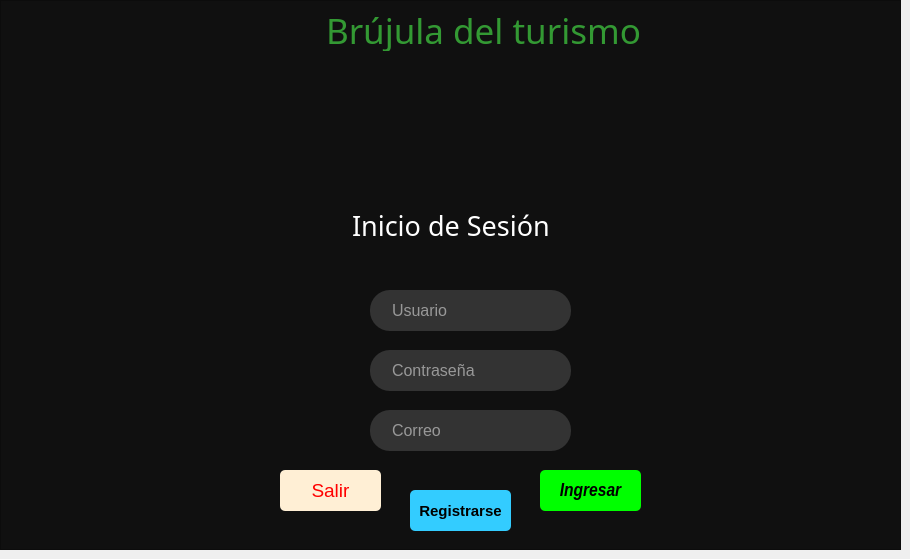
     <widget class="QWidget" name="Login">
      <widget class="QFrame" name="frame_2">
       <property name="enabled">
        <bool>true</bool>
       </property>
       <property name="geometry">
        <rect>
         <x>0</x>
         <y>0</y>
         <width>901</width>
         <height>550</height>
        </rect>
       </property>
       <property name="styleSheet">
        <string notr="true">background: #101010;</string>
       </property>
       <property name="frameShape">
        <enum>QFrame::StyledPanel</enum>
       </property>
       <property name="frameShadow">
        <enum>QFrame::Raised</enum>
       </property>
       <widget class="QLabel" name="label">
        <property name="geometry">
         <rect>
          <x>280</x>
          <y>10</y>
          <width>431</width>
          <height>41</height>
         </rect>
        </property>
        <property name="font">
         <font>
          <family>Droid Sans</family>
          <pointsize>-1</pointsize>
         </font>
        </property>
        <property name="styleSheet">
         <string notr="true">text-align: center;
color: #393;
margin: 0 auto;
font-size: 35px;
font-family: 'Droid Sans';</string>
        </property>
        <property name="text">
         <string>Brújula del turismo</string>
        </property>
       </widget>
       <widget class="QLineEdit" name="usernameBox">
        <property name="geometry">
         <rect>
          <x>370</x>
          <y>290</y>
          <width>201</width>
          <height>41</height>
         </rect>
        </property>
        <property name="palette">
         <palette>
          <active>
           <colorrole role="WindowText">
            <brush brushstyle="SolidPattern">
             <color alpha="255">
              <red>254</red>
              <green>254</green>
              <blue>254</blue>
             </color>
            </brush>
           </colorrole>
           <colorrole role="Button">
            <brush brushstyle="SolidPattern">
             <color alpha="255">
              <red>51</red>
              <green>51</green>
              <blue>51</blue>
             </color>
            </brush>
           </colorrole>
           <colorrole role="Text">
            <brush brushstyle="SolidPattern">
             <color alpha="255">
              <red>254</red>
              <green>254</green>
              <blue>254</blue>
             </color>
            </brush>
           </colorrole>
           <colorrole role="ButtonText">
            <brush brushstyle="SolidPattern">
             <color alpha="255">
              <red>254</red>
              <green>254</green>
              <blue>254</blue>
             </color>
            </brush>
           </colorrole>
           <colorrole role="Base">
            <brush brushstyle="SolidPattern">
             <color alpha="255">
              <red>51</red>
              <green>51</green>
              <blue>51</blue>
             </color>
            </brush>
           </colorrole>
           <colorrole role="Window">
            <brush brushstyle="SolidPattern">
             <color alpha="255">
              <red>51</red>
              <green>51</green>
              <blue>51</blue>
             </color>
            </brush>
           </colorrole>
           <colorrole role="PlaceholderText">
            <brush brushstyle="SolidPattern">
             <color alpha="128">
              <red>254</red>
              <green>254</green>
              <blue>254</blue>
             </color>
            </brush>
           </colorrole>
          </active>
          <inactive>
           <colorrole role="WindowText">
            <brush brushstyle="SolidPattern">
             <color alpha="255">
              <red>254</red>
              <green>254</green>
              <blue>254</blue>
             </color>
            </brush>
           </colorrole>
           <colorrole role="Button">
            <brush brushstyle="SolidPattern">
             <color alpha="255">
              <red>51</red>
              <green>51</green>
              <blue>51</blue>
             </color>
            </brush>
           </colorrole>
           <colorrole role="Text">
            <brush brushstyle="SolidPattern">
             <color alpha="255">
              <red>254</red>
              <green>254</green>
              <blue>254</blue>
             </color>
            </brush>
           </colorrole>
           <colorrole role="ButtonText">
            <brush brushstyle="SolidPattern">
             <color alpha="255">
              <red>254</red>
              <green>254</green>
              <blue>254</blue>
             </color>
            </brush>
           </colorrole>
           <colorrole role="Base">
            <brush brushstyle="SolidPattern">
             <color alpha="255">
              <red>51</red>
              <green>51</green>
              <blue>51</blue>
             </color>
            </brush>
           </colorrole>
           <colorrole role="Window">
            <brush brushstyle="SolidPattern">
             <color alpha="255">
              <red>51</red>
              <green>51</green>
              <blue>51</blue>
             </color>
            </brush>
           </colorrole>
           <colorrole role="PlaceholderText">
            <brush brushstyle="SolidPattern">
             <color alpha="128">
              <red>254</red>
              <green>254</green>
              <blue>254</blue>
             </color>
            </brush>
           </colorrole>
          </inactive>
          <disabled>
           <colorrole role="WindowText">
            <brush brushstyle="SolidPattern">
             <color alpha="255">
              <red>254</red>
              <green>254</green>
              <blue>254</blue>
             </color>
            </brush>
           </colorrole>
           <colorrole role="Button">
            <brush brushstyle="SolidPattern">
             <color alpha="255">
              <red>51</red>
              <green>51</green>
              <blue>51</blue>
             </color>
            </brush>
           </colorrole>
           <colorrole role="Text">
            <brush brushstyle="SolidPattern">
             <color alpha="255">
              <red>254</red>
              <green>254</green>
              <blue>254</blue>
             </color>
            </brush>
           </colorrole>
           <colorrole role="ButtonText">
            <brush brushstyle="SolidPattern">
             <color alpha="255">
              <red>254</red>
              <green>254</green>
              <blue>254</blue>
             </color>
            </brush>
           </colorrole>
           <colorrole role="Base">
            <brush brushstyle="SolidPattern">
             <color alpha="255">
              <red>51</red>
              <green>51</green>
              <blue>51</blue>
             </color>
            </brush>
           </colorrole>
           <colorrole role="Window">
            <brush brushstyle="SolidPattern">
             <color alpha="255">
              <red>51</red>
              <green>51</green>
              <blue>51</blue>
             </color>
            </brush>
           </colorrole>
           <colorrole role="PlaceholderText">
            <brush brushstyle="SolidPattern">
             <color alpha="128">
              <red>254</red>
              <green>254</green>
              <blue>254</blue>
             </color>
            </brush>
           </colorrole>
          </disabled>
         </palette>
        </property>
        <property name="font">
         <font>
          <pointsize>12</pointsize>
          <kerning>true</kerning>
         </font>
        </property>
        <property name="layoutDirection">
         <enum>Qt::LeftToRight</enum>
        </property>
        <property name="styleSheet">
         <string notr="true">padding-left: 20px;
padding-right: 20px;
border-radius: 20px;
background: #333;
color: #fefefe;</string>
        </property>
        <property name="text">
         <string/>
        </property>
        <property name="frame">
         <bool>false</bool>
        </property>
        <property name="cursorPosition">
         <number>0</number>
        </property>
        <property name="placeholderText">
         <string>Usuario</string>
        </property>
        <property name="cursorMoveStyle">
         <enum>Qt::LogicalMoveStyle</enum>
        </property>
       </widget>
       <widget class="QLineEdit" name="passwordBox">
        <property name="geometry">
         <rect>
          <x>370</x>
          <y>350</y>
          <width>201</width>
          <height>41</height>
         </rect>
        </property>
        <property name="palette">
         <palette>
          <active>
           <colorrole role="WindowText">
            <brush brushstyle="SolidPattern">
             <color alpha="255">
              <red>254</red>
              <green>254</green>
              <blue>254</blue>
             </color>
            </brush>
           </colorrole>
           <colorrole role="Button">
            <brush brushstyle="SolidPattern">
             <color alpha="255">
              <red>51</red>
              <green>51</green>
              <blue>51</blue>
             </color>
            </brush>
           </colorrole>
           <colorrole role="Text">
            <brush brushstyle="SolidPattern">
             <color alpha="255">
              <red>254</red>
              <green>254</green>
              <blue>254</blue>
             </color>
            </brush>
           </colorrole>
           <colorrole role="ButtonText">
            <brush brushstyle="SolidPattern">
             <color alpha="255">
              <red>254</red>
              <green>254</green>
              <blue>254</blue>
             </color>
            </brush>
           </colorrole>
           <colorrole role="Base">
            <brush brushstyle="SolidPattern">
             <color alpha="255">
              <red>51</red>
              <green>51</green>
              <blue>51</blue>
             </color>
            </brush>
           </colorrole>
           <colorrole role="Window">
            <brush brushstyle="SolidPattern">
             <color alpha="255">
              <red>51</red>
              <green>51</green>
              <blue>51</blue>
             </color>
            </brush>
           </colorrole>
           <colorrole role="PlaceholderText">
            <brush brushstyle="SolidPattern">
             <color alpha="128">
              <red>254</red>
              <green>254</green>
              <blue>254</blue>
             </color>
            </brush>
           </colorrole>
          </active>
          <inactive>
           <colorrole role="WindowText">
            <brush brushstyle="SolidPattern">
             <color alpha="255">
              <red>254</red>
              <green>254</green>
              <blue>254</blue>
             </color>
            </brush>
           </colorrole>
           <colorrole role="Button">
            <brush brushstyle="SolidPattern">
             <color alpha="255">
              <red>51</red>
              <green>51</green>
              <blue>51</blue>
             </color>
            </brush>
           </colorrole>
           <colorrole role="Text">
            <brush brushstyle="SolidPattern">
             <color alpha="255">
              <red>254</red>
              <green>254</green>
              <blue>254</blue>
             </color>
            </brush>
           </colorrole>
           <colorrole role="ButtonText">
            <brush brushstyle="SolidPattern">
             <color alpha="255">
              <red>254</red>
              <green>254</green>
              <blue>254</blue>
             </color>
            </brush>
           </colorrole>
           <colorrole role="Base">
            <brush brushstyle="SolidPattern">
             <color alpha="255">
              <red>51</red>
              <green>51</green>
              <blue>51</blue>
             </color>
            </brush>
           </colorrole>
           <colorrole role="Window">
            <brush brushstyle="SolidPattern">
             <color alpha="255">
              <red>51</red>
              <green>51</green>
              <blue>51</blue>
             </color>
            </brush>
           </colorrole>
           <colorrole role="PlaceholderText">
            <brush brushstyle="SolidPattern">
             <color alpha="128">
              <red>254</red>
              <green>254</green>
              <blue>254</blue>
             </color>
            </brush>
           </colorrole>
          </inactive>
          <disabled>
           <colorrole role="WindowText">
            <brush brushstyle="SolidPattern">
             <color alpha="255">
              <red>254</red>
              <green>254</green>
              <blue>254</blue>
             </color>
            </brush>
           </colorrole>
           <colorrole role="Button">
            <brush brushstyle="SolidPattern">
             <color alpha="255">
              <red>51</red>
              <green>51</green>
              <blue>51</blue>
             </color>
            </brush>
           </colorrole>
           <colorrole role="Text">
            <brush brushstyle="SolidPattern">
             <color alpha="255">
              <red>254</red>
              <green>254</green>
              <blue>254</blue>
             </color>
            </brush>
           </colorrole>
           <colorrole role="ButtonText">
            <brush brushstyle="SolidPattern">
             <color alpha="255">
              <red>254</red>
              <green>254</green>
              <blue>254</blue>
             </color>
            </brush>
           </colorrole>
           <colorrole role="Base">
            <brush brushstyle="SolidPattern">
             <color alpha="255">
              <red>51</red>
              <green>51</green>
              <blue>51</blue>
             </color>
            </brush>
           </colorrole>
           <colorrole role="Window">
            <brush brushstyle="SolidPattern">
             <color alpha="255">
              <red>51</red>
              <green>51</green>
              <blue>51</blue>
             </color>
            </brush>
           </colorrole>
           <colorrole role="PlaceholderText">
            <brush brushstyle="SolidPattern">
             <color alpha="128">
              <red>254</red>
              <green>254</green>
              <blue>254</blue>
             </color>
            </brush>
           </colorrole>
          </disabled>
         </palette>
        </property>
        <property name="font">
         <font>
          <pointsize>12</pointsize>
         </font>
        </property>
        <property name="layoutDirection">
         <enum>Qt::LeftToRight</enum>
        </property>
        <property name="styleSheet">
         <string notr="true">padding-left: 20px;
padding-right: 20px;
border-radius: 20px;
background: #333;
color: #fefefe;</string>
        </property>
        <property name="inputMethodHints">
         <set>Qt::ImhNone</set>
        </property>
        <property name="inputMask">
         <string/>
        </property>
        <property name="text">
         <string/>
        </property>
        <property name="frame">
         <bool>false</bool>
        </property>
        <property name="cursorPosition">
         <number>0</number>
        </property>
        <property name="placeholderText">
         <string>Contraseña</string>
        </property>
       </widget>
       <widget class="QPushButton" name="loginButton">
        <property name="geometry">
         <rect>
          <x>540</x>
          <y>470</y>
          <width>101</width>
          <height>41</height>
         </rect>
        </property>
        <property name="font">
         <font>
          <family>Arial Narrow</family>
          <pointsize>14</pointsize>
          <italic>true</italic>
          <bold>true</bold>
         </font>
        </property>
        <property name="styleSheet">
         <string notr="true">Padding: 1px;
Border-radius: 5px;
Background: #00FF00;
Color: #000000;</string>
        </property>
        <property name="text">
         <string>Ingresar</string>
        </property>
       </widget>
       <widget class="QPushButton" name="regButton">
        <property name="geometry">
         <rect>
          <x>410</x>
          <y>490</y>
          <width>101</width>
          <height>41</height>
         </rect>
        </property>
        <property name="font">
         <font>
          <pointsize>11</pointsize>
          <bold>true</bold>
         </font>
        </property>
        <property name="styleSheet">
         <string notr="true">Padding: 1px;
Border-radius: 5px;
background-color: #33CCFF;
Color: #000000;</string>
        </property>
        <property name="text">
         <string>Registrarse</string>
        </property>
       </widget>
       <widget class="QLabel" name="loginLabel">
        <property name="geometry">
         <rect>
          <x>380</x>
          <y>260</y>
          <width>331</width>
          <height>16</height>
         </rect>
        </property>
        <property name="font">
         <font>
          <pointsize>11</pointsize>
         </font>
        </property>
        <property name="styleSheet">
         <string notr="true">color: #0000FF;</string>
        </property>
        <property name="text">
         <string/>
        </property>
       </widget>
       <widget class="QLabel" name="label_7">
        <property name="geometry">
         <rect>
          <x>400</x>
          <y>60</y>
          <width>131</width>
          <height>131</height>
         </rect>
        </property>
        <property name="styleSheet">
         <string notr="true">border-radius: 110px;
background-image: url(:/logo2.jpg);</string>
        </property>
        <property name="text">
         <string/>
        </property>
       </widget>
       <widget class="QLineEdit" name="passwordBox_2">
        <property name="geometry">
         <rect>
          <x>370</x>
          <y>410</y>
          <width>201</width>
          <height>41</height>
         </rect>
        </property>
        <property name="palette">
         <palette>
          <active>
           <colorrole role="WindowText">
            <brush brushstyle="SolidPattern">
             <color alpha="255">
              <red>254</red>
              <green>254</green>
              <blue>254</blue>
             </color>
            </brush>
           </colorrole>
           <colorrole role="Button">
            <brush brushstyle="SolidPattern">
             <color alpha="255">
              <red>51</red>
              <green>51</green>
              <blue>51</blue>
             </color>
            </brush>
           </colorrole>
           <colorrole role="Text">
            <brush brushstyle="SolidPattern">
             <color alpha="255">
              <red>254</red>
              <green>254</green>
              <blue>254</blue>
             </color>
            </brush>
           </colorrole>
           <colorrole role="ButtonText">
            <brush brushstyle="SolidPattern">
             <color alpha="255">
              <red>254</red>
              <green>254</green>
              <blue>254</blue>
             </color>
            </brush>
           </colorrole>
           <colorrole role="Base">
            <brush brushstyle="SolidPattern">
             <color alpha="255">
              <red>51</red>
              <green>51</green>
              <blue>51</blue>
             </color>
            </brush>
           </colorrole>
           <colorrole role="Window">
            <brush brushstyle="SolidPattern">
             <color alpha="255">
              <red>51</red>
              <green>51</green>
              <blue>51</blue>
             </color>
            </brush>
           </colorrole>
           <colorrole role="PlaceholderText">
            <brush brushstyle="SolidPattern">
             <color alpha="128">
              <red>254</red>
              <green>254</green>
              <blue>254</blue>
             </color>
            </brush>
           </colorrole>
          </active>
          <inactive>
           <colorrole role="WindowText">
            <brush brushstyle="SolidPattern">
             <color alpha="255">
              <red>254</red>
              <green>254</green>
              <blue>254</blue>
             </color>
            </brush>
           </colorrole>
           <colorrole role="Button">
            <brush brushstyle="SolidPattern">
             <color alpha="255">
              <red>51</red>
              <green>51</green>
              <blue>51</blue>
             </color>
            </brush>
           </colorrole>
           <colorrole role="Text">
            <brush brushstyle="SolidPattern">
             <color alpha="255">
              <red>254</red>
              <green>254</green>
              <blue>254</blue>
             </color>
            </brush>
           </colorrole>
           <colorrole role="ButtonText">
            <brush brushstyle="SolidPattern">
             <color alpha="255">
              <red>254</red>
              <green>254</green>
              <blue>254</blue>
             </color>
            </brush>
           </colorrole>
           <colorrole role="Base">
            <brush brushstyle="SolidPattern">
             <color alpha="255">
              <red>51</red>
              <green>51</green>
              <blue>51</blue>
             </color>
            </brush>
           </colorrole>
           <colorrole role="Window">
            <brush brushstyle="SolidPattern">
             <color alpha="255">
              <red>51</red>
              <green>51</green>
              <blue>51</blue>
             </color>
            </brush>
           </colorrole>
           <colorrole role="PlaceholderText">
            <brush brushstyle="SolidPattern">
             <color alpha="128">
              <red>254</red>
              <green>254</green>
              <blue>254</blue>
             </color>
            </brush>
           </colorrole>
          </inactive>
          <disabled>
           <colorrole role="WindowText">
            <brush brushstyle="SolidPattern">
             <color alpha="255">
              <red>254</red>
              <green>254</green>
              <blue>254</blue>
             </color>
            </brush>
           </colorrole>
           <colorrole role="Button">
            <brush brushstyle="SolidPattern">
             <color alpha="255">
              <red>51</red>
              <green>51</green>
              <blue>51</blue>
             </color>
            </brush>
           </colorrole>
           <colorrole role="Text">
            <brush brushstyle="SolidPattern">
             <color alpha="255">
              <red>254</red>
              <green>254</green>
              <blue>254</blue>
             </color>
            </brush>
           </colorrole>
           <colorrole role="ButtonText">
            <brush brushstyle="SolidPattern">
             <color alpha="255">
              <red>254</red>
              <green>254</green>
              <blue>254</blue>
             </color>
            </brush>
           </colorrole>
           <colorrole role="Base">
            <brush brushstyle="SolidPattern">
             <color alpha="255">
              <red>51</red>
              <green>51</green>
              <blue>51</blue>
             </color>
            </brush>
           </colorrole>
           <colorrole role="Window">
            <brush brushstyle="SolidPattern">
             <color alpha="255">
              <red>51</red>
              <green>51</green>
              <blue>51</blue>
             </color>
            </brush>
           </colorrole>
           <colorrole role="PlaceholderText">
            <brush brushstyle="SolidPattern">
             <color alpha="128">
              <red>254</red>
              <green>254</green>
              <blue>254</blue>
             </color>
            </brush>
           </colorrole>
          </disabled>
         </palette>
        </property>
        <property name="font">
         <font>
          <pointsize>12</pointsize>
         </font>
        </property>
        <property name="layoutDirection">
         <enum>Qt::LeftToRight</enum>
        </property>
        <property name="styleSheet">
         <string notr="true">padding-left: 20px;
padding-right: 20px;
border-radius: 20px;
background: #333;
color: #fefefe;</string>
        </property>
        <property name="inputMethodHints">
         <set>Qt::ImhNone</set>
        </property>
        <property name="inputMask">
         <string/>
        </property>
        <property name="text">
         <string/>
        </property>
        <property name="frame">
         <bool>false</bool>
        </property>
        <property name="cursorPosition">
         <number>0</number>
        </property>
        <property name="placeholderText">
         <string>Correo</string>
        </property>
       </widget>
       <widget class="QPushButton" name="pushButton_3">
        <property name="geometry">
         <rect>
          <x>280</x>
          <y>470</y>
          <width>101</width>
          <height>41</height>
         </rect>
        </property>
        <property name="font">
         <font>
          <pointsize>14</pointsize>
          <italic>false</italic>
          <bold>false</bold>
         </font>
        </property>
        <property name="styleSheet">
         <string notr="true">Padding: 1px;
Border-radius: 5px;
background-color: #FFEFD5;
color: red;</string>
        </property>
        <property name="text">
         <string>Salir</string>
        </property>
       </widget>
       <widget class="QLineEdit" name="lineEdit">
        <property name="geometry">
         <rect>
          <x>350</x>
          <y>200</y>
          <width>251</width>
          <height>51</height>
         </rect>
        </property>
        <property name="font">
         <font>
          <family>Segoe Script</family>
          <pointsize>20</pointsize>
         </font>
        </property>
        <property name="styleSheet">
         <string notr="true">border: none;
color: white;</string>
        </property>
        <property name="text">
         <string>Inicio de Sesión</string>
        </property>
       </widget>
      </widget>
     </widget>
